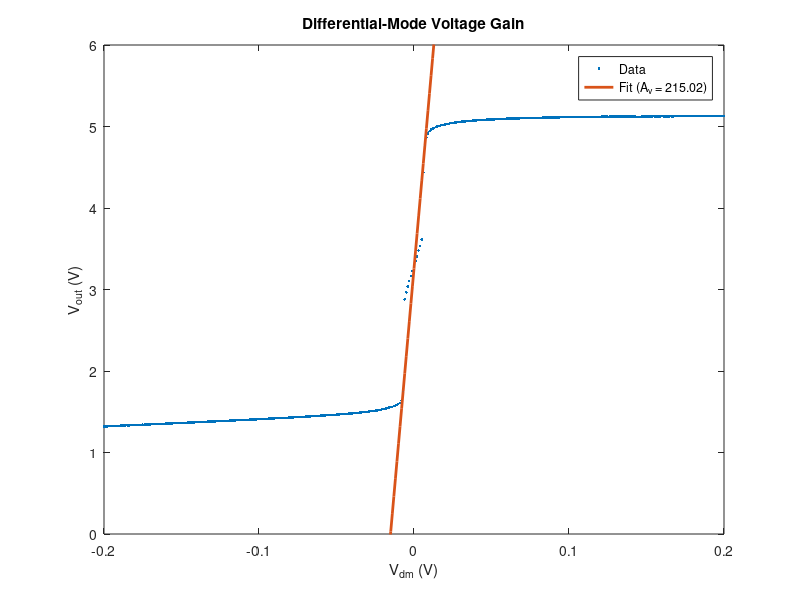
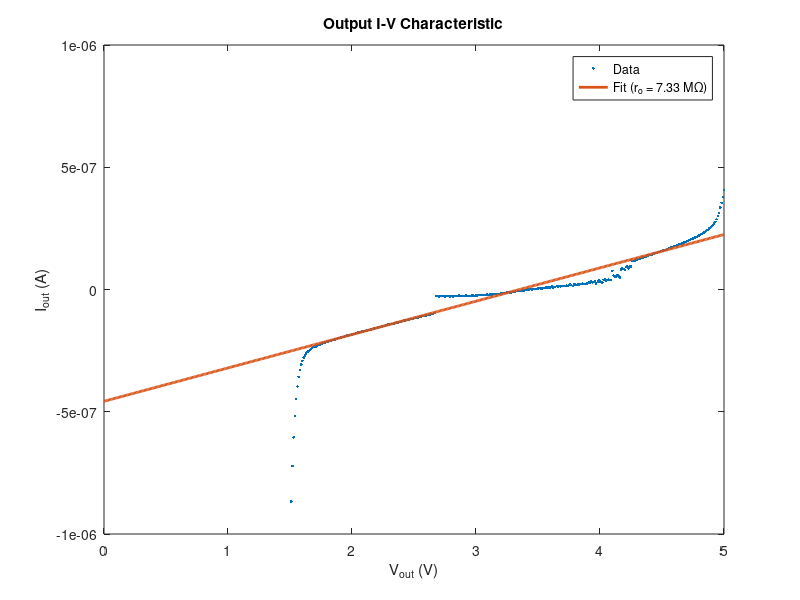
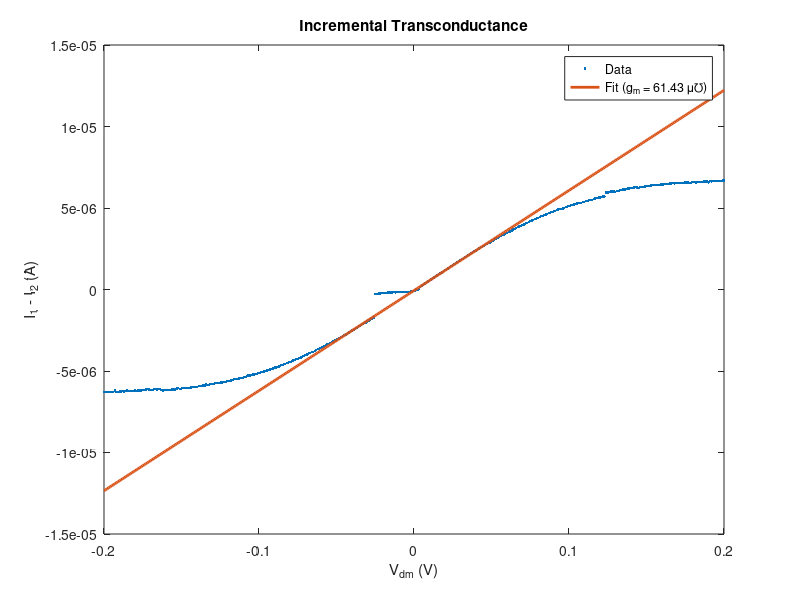

Recreate these plots in MATLAB, in order.
gain = load("lab6_exp2_vdm_gain.mat");

x = gain.V_dm_25dV;
y = gain.V_out_25dV;

figure;
plot(x, y, '.'); hold on;

% Your given line
y_line = 215.016 * x + 3.257;
plot(x, y_line, 'LineWidth', 2);

xlabel('V_{dm} (V)');
ylabel('V_{out} (V)');
title('Differential-Mode Voltage Gain');
ylim([0,6])

Av = 215.016;

legend('Data', sprintf('Fit (A_v = %.2f)', Av), 'Location','best');

%%

iv = load("lab6_exp2_output_IV.mat");

x = iv.V_out_25dV;
y = iv.I_out_25dV;

idx = (x > 1.74);

p_iv = polyfit(x(idx), y(idx), 1);

figure;
plot(x, y, '.'); hold on;
plot(x, polyval(p_iv, x), 'LineWidth', 2);
xlabel('V_{out} (V)');
ylabel('I_{out} (A)');
ylim([-1e-6, 1e-6])
title('Output I-V Characteristic');

ro = 1 / p_iv(1)

legend('Data', sprintf('Fit (r_o = %.2f M\\Omega)', ro/1e6), 'Location','best');

%%
trans = load("lab6_exp2_incremental_transconductance.mat");

x = -trans.V_dm_25dV_set;
I1 = trans.I_out_25dV_set;

Ib = mean(I1);
I2 = Ib - I1;

y = I1 - I2;

window = (x > -0.05 & x < 0.05);
bad = (x > -0.03 & x < 0.024);
idx = window & ~bad;

p_gm = polyfit(x(idx), y(idx), 1);

figure;
plot(x, y, '.'); hold on;
plot(x, polyval(p_gm, x), 'LineWidth', 2);
xlabel('V_{dm} (V)');
ylabel('I_1 - I_2 (A)');
title('Incremental Transconductance');

gm = p_gm(1)

legend('Data', sprintf('Fit (g_m = %.2f \\mu℧)', gm*1e6), 'Location','best');
%%
av_calc = gm * ro
